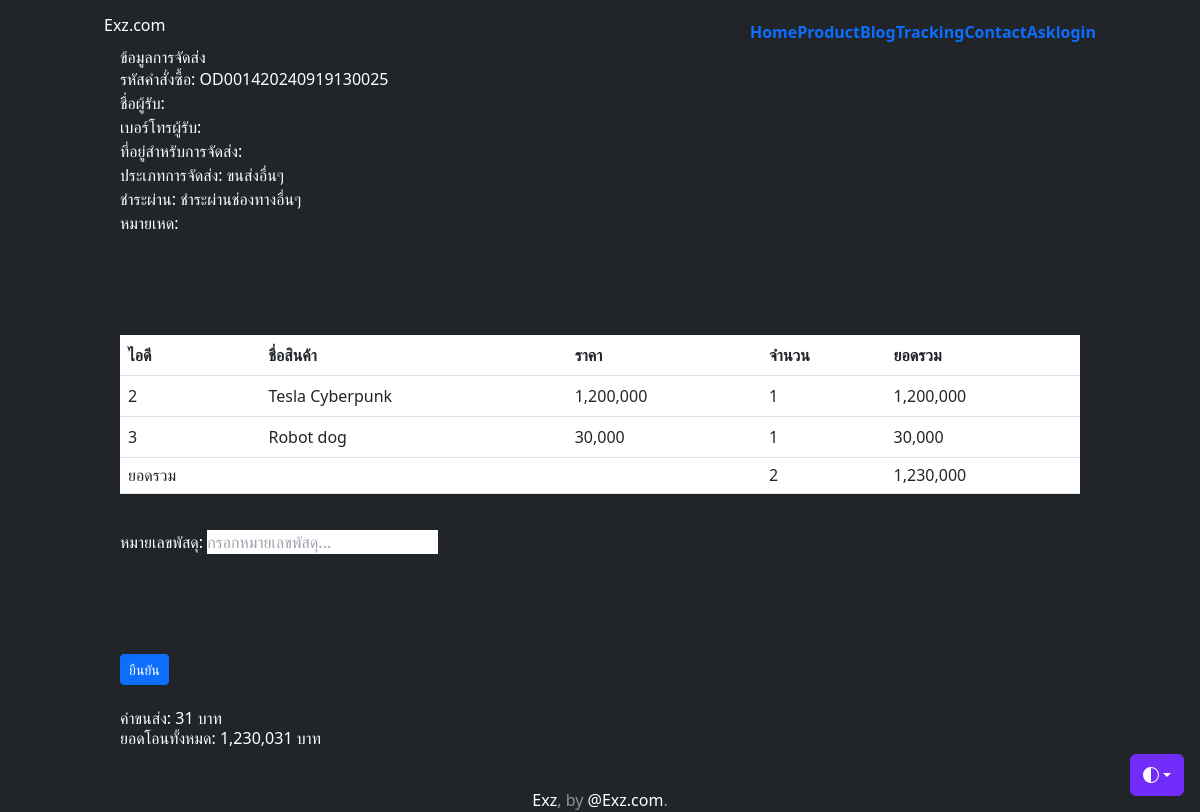
/update-tracking/OD001420240919130025/ (signed in), run on the app's committed database.
### myapp/models.py (models this page shows, shortened)
class CartOrder(models.Model):
    order_id = models.CharField(max_length=100)
    user = models.ForeignKey(User, on_delete=models.CASCADE)
    first_name = models.CharField(max_length=100, null=True, blank=True)
    last_name = models.CharField(max_length=100, null=True, blank=True)
    tel = models.CharField(max_length=100)
    email = models.CharField(max_length=50, null=True, blank=True)
    address = models.TextField()
    express = models.CharField(max_length=100)
    payment = models.CharField(max_length=100)
    other = models.TextField(null=True, blank=True)
    stamp = models.DateTimeField(auto_now_add=True, blank=True, null=True)
    paid = models.BooleanField(default=False)
    confirmed = models.BooleanField(default=False)
    slip = models.ImageField(upload_to="slip", null=True, blank=True)
    slip_time = models.DateField(null=True, blank=True)
    bank_account = models.CharField(
        max_length=50,
        choices=[('KBank', 'KBank'), ('SCB', 'SCB'),
                 ('TTB', 'TTB'), ('KTB', 'KTB'),
                 ('BBL', 'BBL'), ('BAY', 'BAY'),
                 ('อื่นๆ', 'อื่นๆ'), ],
        default='KBank'
    )
    paymentid = models.CharField(max_length=100, null=True, blank=True)
    tracking_number = models.CharField(max_length=100, null=True, blank=True)

class OrderProduct(models.Model):
    order_id = models.CharField(max_length=100, null=True, blank=True)
    product_id = models.CharField(max_length=100, null=True, blank=True)
    product_name = models.CharField(max_length=100, null=True, blank=True)
    price = models.IntegerField(null=True, blank=True)
    quantity = models.IntegerField(null=True, blank=True)
    total = models.IntegerField(null=True, blank=True)

### myapp/views.py (the view, shortened to what this page needs)
# urls.py: path('update-tracking/<str:order_id>/',CartOrderUpdateTracking, name='cart-order-update-tracking'),
def CartOrderUpdateTracking(request, order_id):
    try:
        if request.user.profile.usertype != 'admin':
            return redirect('home')
    except:
       return redirect('all-product')
    cart_order = CartOrder.objects.get(order_id=order_id)
    order_product = OrderProduct.objects.filter(order_id=order_id)
    total = sum([o.total for o in order_product])
    cart_order.total = total
    count = sum([o.quantity for o in order_product])
    if cart_order.express == 'flash':
        shipping_cost = sum(
            [20 if i == 0 else 10 for i in range(count)])
    elif cart_order.express == 'kerry':
        shipping_cost = sum(
            [20 if i == 0 else 8 for i in range(count)])
    elif cart_order.express == 'j&t':
        shipping_cost = sum(
            [20 if i == 0 else 9 for i in range(count)])
    elif cart_order.express == 'thailandpost':
        shipping_cost = sum(
            [20 if i == 0 else 12 for i in range(count)])
    else:
        shipping_cost = sum(
            [20 if i == 0 else 11 for i in range(count)])
    if cart_order.payment == 'cod':
        shipping_cost += 10
    cart_order.shipping_cost = shipping_cost
    context = {"cart_order": cart_order,
               "order_product": order_product,
               "total": total, "count": count}
    return render(request, "myapp/cart-order-update-tracking.html", context)

### myapp/templates/myapp/cart-order-update-tracking.html (shortened to what this page needs)
{% extends 'myapp/base.html' %}
{% load static %}
{% load humanize %}
{% block content %}
<div class="card-container text-left">
    <div class="text-color">
    <h3>ข้อมูลการจัดส่ง</h3>
    <p>รหัสคำสั่งซื้อ: {{cart_order.order_id}} </p>
    <p>
      ชื่อผู้รับ: {{cart_order.first_name}} {{cart_order.last_name}}<br />
      เบอร์โทรผู้รับ: {{cart_order.tel}}<br />
      ที่อยู่สำหรับการจัดส่ง: {{cart_order.address}}<br />
      {% if cart_order.express == 'flash' %}
          ประเภทการจัดส่ง: Flash
      {% elif cart_order.express == 'kerry' %}
          ประเภทการจัดส่ง: Kerry
      {% elif cart_order.express == 'j&t' %}
          ประเภทการจัดส่ง: J&T
      {% elif cart_order.express == 'thailandpost' %}
          ประเภทการจัดส่ง: Thailand Post
      {% else %}
          ประเภทการจัดส่ง: ขนส่งอื่นๆ
      {% endif %}<br />
      {% if cart_order.payment == 'paynow'%}
          ชำระผ่าน: เก็บเงินต้นทาง
      {% elif cart_order.payment == 'cod' %}
          ชำระผ่าน: เก็บเงินปลายทาง
      {% elif cart_order.payment == 'transfer' %}
          ชำระผ่าน: โอนเงินเข้าบัญชีธนาคาร
      {% else %}
          ชำระผ่าน: ชำระผ่านช่องทางอื่นๆ
      {% endif %}<br />
          หมายเหด: {{cart_order.other}}
    </p>
    </div>
    <div style="padding-top: 100px"></div>
    <table class="table">
        <tr>
          <th>ไอดี</th>
          <th>ชื่อสินค้า</th>
          <th>ราคา</th>
          <th>จำนวน</th>
          <th>ยอดรวม</th>
        </tr>
          {% for op in order_product %}
        <tr>
          <td>{{op.product_id}}</td>
          <td>{{op.product_name}}</td>
          <td>{{op.price|intcomma}}</td>
          <td>{{op.quantity|intcomma}}</td>
          <td>{{op.total|intcomma}}</td>
        </tr>
        {% endfor %}
        <tr>
          <td><h5>ยอดรวม</h5></td>
          <td></td>
          <td></td>
          <td><h5>{{count|intcomma}}</h5></td>
          <td><h5>{{total|intcomma}}</h5></td>
        </tr>
    </table>
    <div style="padding: 10px"></div>
    <div class="text-color-black">
      <form method="POST">
        <div class="form-group">
        <form action="/action_page.php">
          <label for="tracking_number">หมายเลขพัสดุ:</label>
          <input
            type="text"
            id="tracking_number"
            placeholder="กรอกหมายเลขพัสดุ..."
            name="tracking_number"
          />
        </div>
        <div style="padding-top: 100px"></div>
        <button type="submit" class="btn btn-primary btn-sm">ยืนยัน</button>
      </form>
      <br>
      <div class="text-color">
        <h5>ค่าขนส่ง: {{cart_order.shipping_cost|intcomma}} บาท</h5>
        <h3>ยอดโอนทั้งหมด: {{total|add:cart_order.shipping_cost|intcomma}} บาท</h3>
      </div>
    </div>
    <div style="padding: 20px"></div>
  </div>
{% endblock content %}

### data on the page
CartOrder: order_id "OD001420240919130025", shipping_cost "31", shipping_cost "1,230,031"
OrderProduct: product_id "2", product_name "Tesla Cyberpunk", price "1,200,000", quantity "1", total "1,200,000"
OrderProduct: product_id "3", product_name "Robot dog", price "30,000", quantity "1", total "30,000"

### other printed values
{{ count|intcomma }} "2"
{{ total|intcomma }} "1,230,000"
